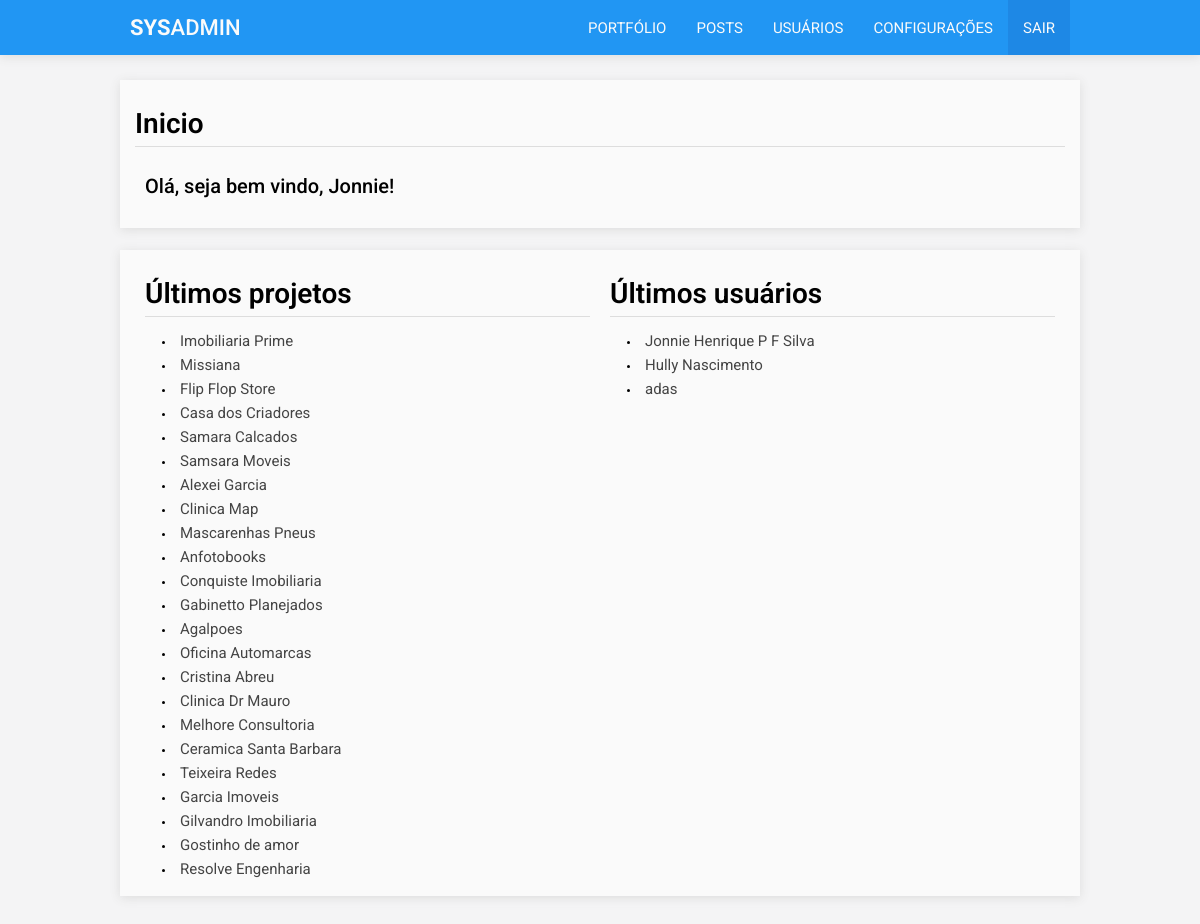
Page /admin/painel.php (signed in) on the committed database.
### tables this page shows
CREATE TABLE `portfolio` (
  `id` int(11) NOT NULL AUTO_INCREMENT,
  `id_categoria` int(11) NOT NULL,
  `titulo` varchar(100) NOT NULL,
  `url` varchar(100) NOT NULL,
  `descricao` text NOT NULL,
  `imagem` varchar(50) NOT NULL,
  PRIMARY KEY (`id`),
  KEY `id_categoria` (`id_categoria`)
);

### app/Model.php (called while the page is built, shortened)
<?php
function conectar() {
    try {
        $conexao = new PDO('mysql:host=localhost;dbname=sysblog', 'root', '');
        $conexao->setAttribute(PDO::ATTR_ERRMODE, PDO::ERRMODE_EXCEPTION);
    } catch (PDOException $E) {
        echo 'ERROR! ' . $E->getMessage();
    }
    return $conexao;
}
function getAll($table) {
    $conexao = conectar();
    $sql = "SELECT * FROM $table";
    $res = $conexao->prepare($sql);
    $res->execute();
    if ($res->rowCount() > 0):
        $result = $res->fetchAll(PDO::FETCH_OBJ);
    else:
        $result = '';
    endif;
    return $result;
}

### app/App.php (called while the page is built, shortened)
<?php
require_once 'Model.php';
function urlBase() {
    return 'http://' . $_SERVER['SERVER_NAME'] . '/sysadmin/';
}
function urlPagina($viewName) {
    return urlBase() . 'admin/painel?view=' . $viewName;
}

### admin/views/inicio.php (the view)
<div class="container">
    <header class="main-header">
        <h2 class="main-title">Inicio</h2>
    </header>
    <section class="main-section">
        <h3 class="main-subtitle">
            Olá, seja bem vindo, <?php echo ucfirst($_SESSION['usuario']); ?>!
        </h3>
    </section>
</div>
<br><br>
<div class="container">
    <div class="flex">
        <div class="flex-item">
            <header class="main-header">
                <h2 class="main-title"> Últimos projetos </h2>
            </header>
            <?php $projetos = getAll('portfolio'); ?>
            <section class="main-section">
                <div class="main-content">
                    <ul class="mais-recentes">
                        <?php if ($projetos): ?>
                            <?php foreach ($projetos as $projeto): ?>
                                <li>
                                    <a href="<?php echo urlPagina('portfolio-editar&id=' . $projeto->id . ''); ?>"><?php echo $projeto->titulo; ?> </a>
                                </li>
                            <?php endforeach; ?>
                        <?php endif; ?>
                    </ul>
                </div>
            </section>
        </div>
        <div class="flex-item">
            <header class="main-header">
                <h2 class="main-title">Últimos usuários </h2>
            </header>
            <?php $usuarios = getAll('login'); ?>
            <section class="main-section">
                <div class="main-content">
                    <ul class="mais-recentes">
                        <?php if ($usuarios): ?>
                            <?php foreach ($usuarios as $usuario): ?>
                                <li> <a href="<?php echo urlPagina('usuario-editar&id=' . $usuario->id . ''); ?>"><?php echo $usuario->nome; ?> </a></li>
                            <?php endforeach; ?>
                        <?php endif; ?>
                    </ul>
                </div>
            </section>
        </div>
    </div>
</div>

### admin/assets/css/admin.css (style rules this page uses)
body { background-color: #f4f4f5; }
main > .container { background-color: #fafafa; box-shadow: 0 2px 10px #ddd; padding: 15px; }
.main-header { padding: 12px 0; position: relative; }
.main-header .main-title { font-size: 28px; font-family: 'Roboto'; font-weight: 600; padding-bottom: 6px; border-bottom: #ddd solid 1px; }
.main-section { padding: 0 10px; position: relative; }
.main-section .main-subtitle { font-size: 20px; font-family: 'Roboto'; font-weight: 500; margin: 15px 0; }

### admin/assets/css/responsive.css (style rules this page uses)
@media all and (min-width: 992px) { .container { width: 80%; } }

### rows in the picture
portfolio: titulo "Imobiliaria Prime"
portfolio: titulo "Missiana"
portfolio: titulo "Flip Flop Store"
portfolio: titulo "Casa dos Criadores"
portfolio: titulo "Samara Calcados"
portfolio: titulo "Samsara Moveis"
portfolio: titulo "Alexei Garcia"
portfolio: titulo "Clinica Map"
portfolio: titulo "Mascarenhas Pneus"
portfolio: titulo "Anfotobooks"
portfolio: titulo "Conquiste Imobiliaria"
portfolio: titulo "Gabinetto Planejados"
portfolio: titulo "Agalpoes"
portfolio: titulo "Oficina Automarcas"
portfolio: titulo "Cristina Abreu"
portfolio: titulo "Clinica Dr Mauro"
portfolio: titulo "Melhore Consultoria"
portfolio: titulo "Ceramica Santa Barbara"
portfolio: titulo "Teixeira Redes"
portfolio: titulo "Garcia Imoveis"
portfolio: titulo "Gilvandro Imobiliaria"
portfolio: titulo "Gostinho de amor"
portfolio: titulo "Resolve Engenharia"

### other values in the picture
$_SESSION['usuario'] "Jonnie"
$usuario->nome "Jonnie Henrique P F Silva"
$usuario->nome "Hully Nascimento"
$usuario->nome "adas"
